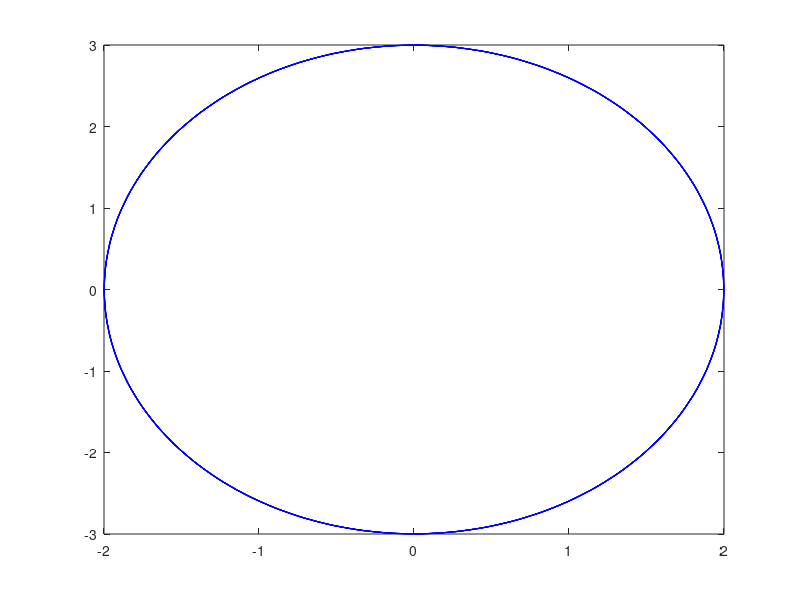

The MATLAB source for this figure: (Note: this script raises an error after producing the figure.)
d = 0.0:0.01:4;
Xn = 0.6;
for i=1:1
    Xn = (Xn.*d.*(1-Xn));
end
scatter(d,Xn,15,'filled')
hold on
for i=1:500
    Xn = (Xn.*d.*(1-Xn));
    scatter(d,Xn,5,'filled')
end
hold off
%% 
for d =0:0.1:4
    Xn = 1:1000;
    Xn(1) = 0.1;
    hold on
    for i=2:1000
        Xn(i) = (Xn(i-1)*d*(1-Xn(i-1)));
    end
    scatter(1:1000,Xn,4,'filled')
end
hold off
%% 
% построение эволюты параболы
clear
% исходная кривая
t=-25:.1:25;
p=-5;
X=2*cos(t);
Y=3*sin(t); %X.^2./(2*p);
Yi=interp1(Y,1:length(Y));
Xi=interp1(X,1:length(X));
plot ( Xi, Yi, '-b');
hold on
n=length(Xi); %

Xs=diff(Xi)./2+Xi(1:n-1); % координаты центров между отрезками
Ys=diff(Yi)./2+Yi(1:n-1);


% уравнение нормали к точке кривой Xs Ys Yn=An*Xn+Bn
An=(Xi(1:end-1)-Xs)./(Yi(1:end-1)-Ys);
Bn=(Xs.*(Xi(1:end-1)-Xs)+Ys.*(Yi(1:end-1)-Ys))./(Yi(1:end-1)-Ys);

%вычисление центров кривизны
X0=diff(Bn)./diff(An);
Y0=-An(1:end-1).*X0+Bn(1:end-1);
h = animatedline('Color','r');
O = viscircles([X0(1) Y0(1)],sqrt((X0(1)-Xi(1))^2+(Y0(1)-Yi(1))^2));
%axis ([-50 50 -80 40])
for i=1:length(X0)
    delete(O)
    O = viscircles([X0(i) Y0(i)],sqrt((X0(i)-Xi(i))^2+(Y0(i)-Yi(i))^2));
    addpoints(h,X0(i),Y0(i));
    drawnow;
end
%plot (X0, Y0, 'r')



% проверка решения: эволюта параболы
% X01=-(Xi.^3)./(p.^2);
% Y01=3./2.*Xi.^2./p+p;
% 
% plot (X01, Y01, 'b')
